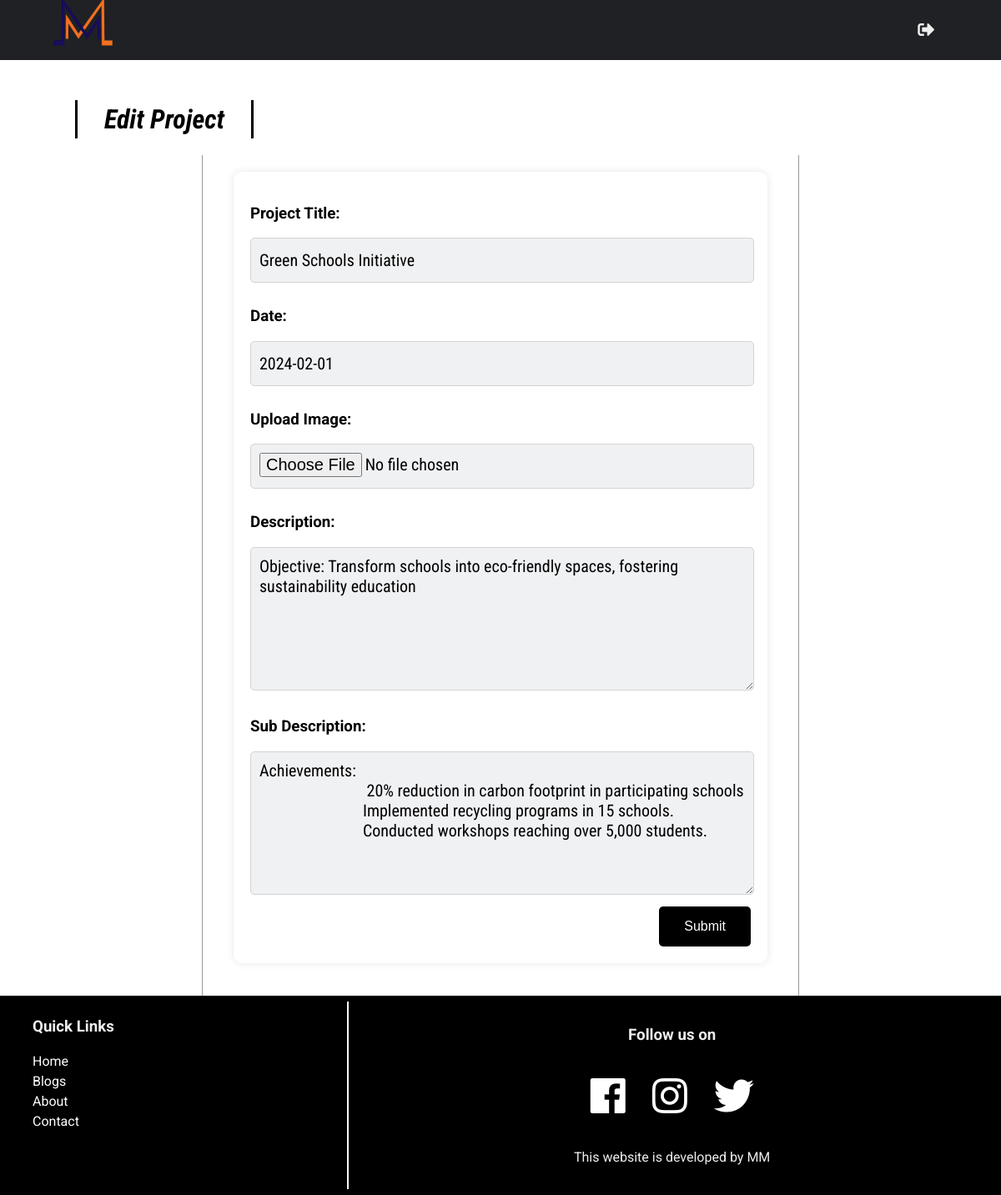
Page /webapp/webapp/editprojectpage/1/ on the committed database.
### webapp/models.py (models this page shows, shortened)
class Project(models.Model):
    projecTitle = models.CharField(max_length=50, null=False)
    description = models.TextField(blank=True)
    subDescription = models.TextField(blank=True)
    date = models.DateField(auto_now_add=False)
    photo = models.ImageField(upload_to='albums/', null=False)

### webapp/views.py (the view)
# urls.py: path('webapp/editprojectpage/<int:id>/', views.editprojectpage, name='editprojectpage'),
def editprojectpage(request,id):
    mem=Project.objects.get(id=id)
    return render(request, "pages/editproject.html",{'mem':mem})

### webapp/templates/pages/editproject.html (shortened to what this page needs)
{% extends 'pages/adminindex.html' %}
{% block content %}
<main>
    <h2 class="page-heading">Edit Project</h2>
    <div id="post-containers">
        <section id="blogpost">
            <div class="card">
                <div class="card-description">
                    <form id="blog-form" method="post"  action="{% url 'editprojectpost' mem.id %}" enctype="multipart/form-data">
                        <div class="form-group">
                            <h3><label for="title">Project Title:</label> </h3>
                            <input type="text" id="title" name="projecTitle" value="{{ mem.projecTitle }}">
                        </div>
                        <div class="form-group">
                            <h3><label for="date">Date:</label> </h3>
                            <input type="text" id="date" name="date" value="{{ mem.date }}"readonly >
                        </div>
                        <div class="form-group">
                            <h3><label for="uploadImage">Upload Image:</label></h3>
                                    <input type="file" id="uploadImage" name="photo" accept="image/*" >
                        </div>
                        <div class="form-group">
                            <h3><label for="description">Description:</label> </h3>
                            <textarea id="description" name="description" rows="4" cols="50">{{ mem.description }}</textarea>
                        </div>
                        <div class="form-group">
                            <h3><label for="subdescription">Sub Description:</label> </h3>
                            <textarea id="subdescription" name="subDescription" rows="4" cols="50">{{ mem.subDescription }}</textarea>
                        </div>
                        <div class="cards">
                            <button type="submit" class="btn-submit">Submit</button>
                        </div>
                    </form>
                </div>
            </div>
            <br>
        </section>
    </div>
</main>
{% endblock %}

### webapp/static/css/style.css (style rules this page uses)
body { font-family: "Roboto", sans-serif; margin: 0; }
h2 { font-style: italic; color: White; text-align: center; margin: 20px 0; margin-top: 180px; }
main { margin: 0 auto; }
input, textarea { height: 32px; padding: 0 16px; font-family: "Roboto Condensed", sans-serif; font-size: 20px; border: none; box-shadow: inset 8px 3px 18px -4px rgba(0, 0, 0, 0.4); }
section { display: flex; justify-content: space-around; flex-wrap: wrap; }
.card .card-description { padding: 0 8px; }
.page-heading { font-size:32px; font-family:'Roboto Condensed', sans-serif; border-left:3px solid black; border-right:3px solid black; transition: all 0.4s; display:inline-block; padding:4px 32px; margin-top: 120px; color: black; }
#post-containers { display: flex; justify-content: center; align-items: center; }
#blogpost { display: flex; flex-direction:column; width:70%; border-left:1px solid #999; border-right:1px solid #999; margin: 0 auto; }
#blogpost .card { width:100%; }
@media (min-width: 720px) { main { width: 95%; } }
@media (min-width: 720px) { .card { width: 45%; } }
@media (min-width: 1200px) { main { width: 85%; } }
.cards { font-family: 'Arial', sans-serif; display: flex; align-items: center; justify-content: flex-end; }
.btn-submit { text-decoration: none; display: inline-block; background-color: black; color: white; padding: 15px 30px; font-size: 16px; border: none; border-radius: 5px; cursor: pointer; transition: background-color 0.3s ease; }
#blog-form { max-width: 600px; margin: 20px auto; padding: 20px; background-color: white; border-radius: 10px; box-shadow: 0 0 10px rgba(0, 0, 0, 0.1); position: relative; }
#blog-form label { display: block; margin-bottom: 10px; }
#blog-form input, #blog-form textarea { width: 97%; padding: 10px; margin-bottom: 10px; border-radius: 5px; background-color: #F0F1F3; border: 1px solid lightgrey; box-shadow: none; }
#blog-form textarea { height: 150px; }

### rows in the picture
Project: projecTitle "Green Schools Initiative", date "2024-02-01", description "Objective: Transform schools into eco-friendly spaces, fostering sustainability education", subDescription "Achievements: 20% reduction in carbon footprint in participating schools Implemented recycling programs in 15 schools. Conducted workshops reaching over 5,000 students."
